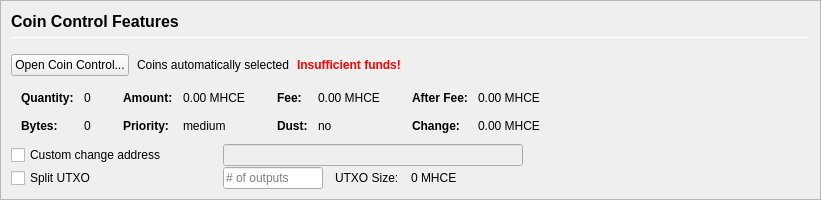
         <widget class="QFrame" name="frameCoinControl">
          <property name="sizePolicy">
           <sizepolicy hsizetype="Expanding" vsizetype="Expanding">
            <horstretch>0</horstretch>
            <verstretch>0</verstretch>
           </sizepolicy>
          </property>
          <property name="maximumSize">
           <size>
            <width>16777215</width>
            <height>16777215</height>
           </size>
          </property>
          <property name="frameShape">
           <enum>QFrame::StyledPanel</enum>
          </property>
          <property name="frameShadow">
           <enum>QFrame::Sunken</enum>
          </property>
          <layout class="QVBoxLayout" name="verticalLayoutCoinControl2">
           <property name="spacing">
            <number>0</number>
           </property>
           <property name="leftMargin">
            <number>0</number>
           </property>
           <property name="topMargin">
            <number>0</number>
           </property>
           <property name="rightMargin">
            <number>0</number>
           </property>
           <property name="bottomMargin">
            <number>0</number>
           </property>
           <item>
            <widget class="QFrame" name="frameCoinControl_BG">
             <layout class="QVBoxLayout" name="verticalLayoutCoinControl" stretch="0,0,0,0,0,0">
              <property name="spacing">
               <number>1</number>
              </property>
              <property name="leftMargin">
               <number>10</number>
              </property>
              <property name="topMargin">
               <number>10</number>
              </property>
              <item>
               <layout class="QHBoxLayout" name="horizontalLayoutCoinControl1">
                <property name="bottomMargin">
                 <number>15</number>
                </property>
                <item>
                 <layout class="QVBoxLayout" name="verticalLayout_3">
                  <property name="spacing">
                   <number>6</number>
                  </property>
                  <item>
                   <widget class="QLabel" name="labelCoinControlFeatures">
                    <property name="sizePolicy">
                     <sizepolicy hsizetype="Preferred" vsizetype="Maximum">
                      <horstretch>0</horstretch>
                      <verstretch>0</verstretch>
                     </sizepolicy>
                    </property>
                    <property name="minimumSize">
                     <size>
                      <width>0</width>
                      <height>20</height>
                     </size>
                    </property>
                    <property name="font">
                     <font>
                      <pointsize>12</pointsize>
                      <weight>75</weight>
                      <bold>true</bold>
                     </font>
                    </property>
                    <property name="styleSheet">
                     <string notr="true">font-weight:bold;</string>
                    </property>
                    <property name="text">
                     <string>Coin Control Features</string>
                    </property>
                   </widget>
                  </item>
                  <item>
                   <widget class="Line" name="line">
                    <property name="minimumSize">
                     <size>
                      <width>0</width>
                      <height>1</height>
                     </size>
                    </property>
                    <property name="maximumSize">
                     <size>
                      <width>16777215</width>
                      <height>1</height>
                     </size>
                    </property>
                    <property name="orientation">
                     <enum>Qt::Horizontal</enum>
                    </property>
                   </widget>
                  </item>
                 </layout>
                </item>
               </layout>
              </item>
              <item>
               <layout class="QHBoxLayout" name="horizontalLayoutCoinControl2" stretch="0,0,0,0">
                <property name="spacing">
                 <number>8</number>
                </property>
                <property name="bottomMargin">
                 <number>10</number>
                </property>
                <item>
                 <widget class="QPushButton" name="pushButtonCoinControl">
                  <property name="styleSheet">
                   <string notr="true"/>
                  </property>
                  <property name="text">
                   <string>Open Coin Control...</string>
                  </property>
                  <property name="autoDefault">
                   <bool>false</bool>
                  </property>
                 </widget>
                </item>
                <item>
                 <widget class="QLabel" name="labelCoinControlAutomaticallySelected">
                  <property name="text">
                   <string>Coins automatically selected</string>
                  </property>
                  <property name="margin">
                   <number>5</number>
                  </property>
                 </widget>
                </item>
                <item>
                 <widget class="QLabel" name="labelCoinControlInsuffFunds">
                  <property name="font">
                   <font>
                    <weight>75</weight>
                    <bold>true</bold>
                   </font>
                  </property>
                  <property name="styleSheet">
                   <string notr="true">color:red;font-weight:bold;</string>
                  </property>
                  <property name="text">
                   <string>Insufficient funds!</string>
                  </property>
                  <property name="margin">
                   <number>5</number>
                  </property>
                 </widget>
                </item>
                <item>
                 <spacer name="horizontalSpacerCoinControl">
                  <property name="orientation">
                   <enum>Qt::Horizontal</enum>
                  </property>
                  <property name="sizeHint" stdset="0">
                   <size>
                    <width>40</width>
                    <height>1</height>
                   </size>
                  </property>
                 </spacer>
                </item>
               </layout>
              </item>
              <item>
               <widget class="QWidget" name="widgetCoinControl" native="true">
                <property name="sizePolicy">
                 <sizepolicy hsizetype="Preferred" vsizetype="Preferred">
                  <horstretch>0</horstretch>
                  <verstretch>0</verstretch>
                 </sizepolicy>
                </property>
                <property name="minimumSize">
                 <size>
                  <width>0</width>
                  <height>0</height>
                 </size>
                </property>
                <property name="styleSheet">
                 <string notr="true"/>
                </property>
                <layout class="QHBoxLayout" name="horizontalLayoutCoinControl5">
                 <property name="leftMargin">
                  <number>0</number>
                 </property>
                 <property name="topMargin">
                  <number>0</number>
                 </property>
                 <property name="rightMargin">
                  <number>0</number>
                 </property>
                 <property name="bottomMargin">
                  <number>0</number>
                 </property>
                 <item>
                  <layout class="QHBoxLayout" name="horizontalLayoutCoinControl3" stretch="0,0,0,1">
                   <property name="spacing">
                    <number>20</number>
                   </property>
                   <property name="topMargin">
                    <number>0</number>
                   </property>
                   <property name="bottomMargin">
                    <number>10</number>
                   </property>
                   <item>
                    <layout class="QFormLayout" name="formLayoutCoinControl1">
                     <property name="horizontalSpacing">
                      <number>10</number>
                     </property>
                     <property name="verticalSpacing">
                      <number>14</number>
                     </property>
                     <property name="leftMargin">
                      <number>10</number>
                     </property>
                     <property name="topMargin">
                      <number>4</number>
                     </property>
                     <property name="rightMargin">
                      <number>6</number>
                     </property>
                     <item row="0" column="0">
                      <widget class="QLabel" name="labelCoinControlQuantityText">
                       <property name="font">
                        <font>
                         <weight>75</weight>
                         <bold>true</bold>
                        </font>
                       </property>
                       <property name="text">
                        <string>Quantity:</string>
                       </property>
                       <property name="margin">
                        <number>0</number>
                       </property>
                      </widget>
                     </item>
                     <item row="0" column="1">
                      <widget class="QLabel" name="labelCoinControlQuantity">
                       <property name="cursor">
                        <cursorShape>IBeamCursor</cursorShape>
                       </property>
                       <property name="contextMenuPolicy">
                        <enum>Qt::ActionsContextMenu</enum>
                       </property>
                       <property name="text">
                        <string notr="true">0</string>
                       </property>
                       <property name="margin">
                        <number>0</number>
                       </property>
                       <property name="textInteractionFlags">
                        <set>Qt::LinksAccessibleByMouse|Qt::TextSelectableByKeyboard|Qt::TextSelectableByMouse</set>
                       </property>
                      </widget>
                     </item>
                     <item row="1" column="0">
                      <widget class="QLabel" name="labelCoinControlBytesText">
                       <property name="font">
                        <font>
                         <weight>75</weight>
                         <bold>true</bold>
                        </font>
                       </property>
                       <property name="text">
                        <string>Bytes:</string>
                       </property>
                      </widget>
                     </item>
                     <item row="1" column="1">
                      <widget class="QLabel" name="labelCoinControlBytes">
                       <property name="cursor">
                        <cursorShape>IBeamCursor</cursorShape>
                       </property>
                       <property name="contextMenuPolicy">
                        <enum>Qt::ActionsContextMenu</enum>
                       </property>
                       <property name="text">
                        <string notr="true">0</string>
                       </property>
                       <property name="textInteractionFlags">
                        <set>Qt::LinksAccessibleByMouse|Qt::TextSelectableByKeyboard|Qt::TextSelectableByMouse</set>
                       </property>
                      </widget>
                     </item>
                    </layout>
                   </item>
                   <item>
                    <layout class="QFormLayout" name="formLayoutCoinControl2">
                     <property name="horizontalSpacing">
                      <number>10</number>
                     </property>
                     <property name="verticalSpacing">
                      <number>14</number>
                     </property>
                     <property name="leftMargin">
                      <number>6</number>
                     </property>
                     <property name="topMargin">
                      <number>4</number>
                     </property>
                     <property name="rightMargin">
                      <number>6</number>
                     </property>
                     <item row="0" column="0">
                      <widget class="QLabel" name="labelCoinControlAmountText">
                       <property name="font">
                        <font>
                         <weight>75</weight>
                         <bold>true</bold>
                        </font>
                       </property>
                       <property name="text">
                        <string>Amount:</string>
                       </property>
                       <property name="margin">
                        <number>0</number>
                       </property>
                      </widget>
                     </item>
                     <item row="0" column="1">
                      <widget class="QLabel" name="labelCoinControlAmount">
                       <property name="cursor">
                        <cursorShape>IBeamCursor</cursorShape>
                       </property>
                       <property name="contextMenuPolicy">
                        <enum>Qt::ActionsContextMenu</enum>
                       </property>
                       <property name="text">
                        <string notr="true">0.00 MHCE</string>
                       </property>
                       <property name="textInteractionFlags">
                        <set>Qt::LinksAccessibleByMouse|Qt::TextSelectableByKeyboard|Qt::TextSelectableByMouse</set>
                       </property>
                      </widget>
                     </item>
                     <item row="1" column="0">
                      <widget class="QLabel" name="labelCoinControlPriorityText">
                       <property name="font">
                        <font>
                         <weight>75</weight>
                         <bold>true</bold>
                        </font>
                       </property>
                       <property name="text">
                        <string>Priority:</string>
                       </property>
                      </widget>
                     </item>
                     <item row="1" column="1">
                      <widget class="QLabel" name="labelCoinControlPriority">
                       <property name="cursor">
                        <cursorShape>IBeamCursor</cursorShape>
                       </property>
                       <property name="contextMenuPolicy">
                        <enum>Qt::ActionsContextMenu</enum>
                       </property>
                       <property name="text">
                        <string>medium</string>
                       </property>
                       <property name="textInteractionFlags">
                        <set>Qt::LinksAccessibleByMouse|Qt::TextSelectableByKeyboard|Qt::TextSelectableByMouse</set>
                       </property>
                      </widget>
                     </item>
                    </layout>
                   </item>
                   <item>
                    <layout class="QFormLayout" name="formLayoutCoinControl3">
                     <property name="horizontalSpacing">
                      <number>10</number>
                     </property>
                     <property name="verticalSpacing">
                      <number>14</number>
                     </property>
                     <property name="leftMargin">
                      <number>6</number>
                     </property>
                     <property name="topMargin">
                      <number>4</number>
                     </property>
                     <property name="rightMargin">
                      <number>6</number>
                     </property>
                     <item row="0" column="0">
                      <widget class="QLabel" name="labelCoinControlFeeText">
                       <property name="font">
                        <font>
                         <weight>75</weight>
                         <bold>true</bold>
                        </font>
                       </property>
                       <property name="text">
                        <string>Fee:</string>
                       </property>
                       <property name="margin">
                        <number>0</number>
                       </property>
                      </widget>
                     </item>
                     <item row="0" column="1">
                      <widget class="QLabel" name="labelCoinControlFee">
                       <property name="cursor">
                        <cursorShape>IBeamCursor</cursorShape>
                       </property>
                       <property name="contextMenuPolicy">
                        <enum>Qt::ActionsContextMenu</enum>
                       </property>
                       <property name="text">
                        <string notr="true">0.00 MHCE</string>
                       </property>
                       <property name="textInteractionFlags">
                        <set>Qt::LinksAccessibleByMouse|Qt::TextSelectableByKeyboard|Qt::TextSelectableByMouse</set>
                       </property>
                      </widget>
                     </item>
                     <item row="1" column="0">
                      <widget class="QLabel" name="labelCoinControlLowOutputText">
                       <property name="font">
                        <font>
                         <weight>75</weight>
                         <bold>true</bold>
                        </font>
                       </property>
                       <property name="text">
                        <string>Dust:</string>
                       </property>
                      </widget>
                     </item>
                     <item row="1" column="1">
                      <widget class="QLabel" name="labelCoinControlLowOutput">
                       <property name="cursor">
                        <cursorShape>IBeamCursor</cursorShape>
                       </property>
                       <property name="contextMenuPolicy">
                        <enum>Qt::ActionsContextMenu</enum>
                       </property>
                       <property name="text">
                        <string>no</string>
                       </property>
                       <property name="textInteractionFlags">
                        <set>Qt::LinksAccessibleByMouse|Qt::TextSelectableByKeyboard|Qt::TextSelectableByMouse</set>
                       </property>
                      </widget>
                     </item>
                    </layout>
                   </item>
                   <item>
                    <layout class="QFormLayout" name="formLayoutCoinControl4">
                     <property name="horizontalSpacing">
                      <number>10</number>
                     </property>
                     <property name="verticalSpacing">
                      <number>14</number>
                     </property>
                     <property name="leftMargin">
                      <number>6</number>
                     </property>
                     <property name="topMargin">
                      <number>4</number>
                     </property>
                     <property name="rightMargin">
                      <number>6</number>
                     </property>
                     <item row="0" column="0">
                      <widget class="QLabel" name="labelCoinControlAfterFeeText">
                       <property name="font">
                        <font>
                         <weight>75</weight>
                         <bold>true</bold>
                        </font>
                       </property>
                       <property name="text">
                        <string>After Fee:</string>
                       </property>
                       <property name="margin">
                        <number>0</number>
                       </property>
                      </widget>
                     </item>
                     <item row="0" column="1">
                      <widget class="QLabel" name="labelCoinControlAfterFee">
                       <property name="cursor">
                        <cursorShape>IBeamCursor</cursorShape>
                       </property>
                       <property name="contextMenuPolicy">
                        <enum>Qt::ActionsContextMenu</enum>
                       </property>
                       <property name="text">
                        <string notr="true">0.00 MHCE</string>
                       </property>
                       <property name="textInteractionFlags">
                        <set>Qt::LinksAccessibleByMouse|Qt::TextSelectableByKeyboard|Qt::TextSelectableByMouse</set>
                       </property>
                      </widget>
                     </item>
                     <item row="1" column="0">
                      <widget class="QLabel" name="labelCoinControlChangeText">
                       <property name="font">
                        <font>
                         <weight>75</weight>
                         <bold>true</bold>
                        </font>
                       </property>
                       <property name="text">
                        <string>Change:</string>
                       </property>
                      </widget>
                     </item>
                     <item row="1" column="1">
                      <widget class="QLabel" name="labelCoinControlChange">
                       <property name="cursor">
                        <cursorShape>IBeamCursor</cursorShape>
                       </property>
                       <property name="contextMenuPolicy">
                        <enum>Qt::ActionsContextMenu</enum>
                       </property>
                       <property name="text">
                        <string notr="true">0.00 MHCE</string>
                       </property>
                       <property name="textInteractionFlags">
                        <set>Qt::LinksAccessibleByMouse|Qt::TextSelectableByKeyboard|Qt::TextSelectableByMouse</set>
                       </property>
                      </widget>
                     </item>
                    </layout>
                   </item>
                  </layout>
                 </item>
                </layout>
               </widget>
              </item>
              <item>
               <layout class="QHBoxLayout" name="horizontalLayoutCoinControl4">
                <property name="spacing">
                 <number>12</number>
                </property>
                <property name="sizeConstraint">
                 <enum>QLayout::SetDefaultConstraint</enum>
                </property>
                <property name="topMargin">
                 <number>0</number>
                </property>
                <property name="rightMargin">
                 <number>0</number>
                </property>
                <item>
                 <widget class="QCheckBox" name="checkBoxCoinControlChange">
                  <property name="sizePolicy">
                   <sizepolicy hsizetype="Preferred" vsizetype="Preferred">
                    <horstretch>0</horstretch>
                    <verstretch>0</verstretch>
                   </sizepolicy>
                  </property>
                  <property name="minimumSize">
                   <size>
                    <width>200</width>
                    <height>0</height>
                   </size>
                  </property>
                  <property name="maximumSize">
                   <size>
                    <width>200</width>
                    <height>16777215</height>
                   </size>
                  </property>
                  <property name="toolTip">
                   <string>If this is activated, but the change address is empty or invalid, change will be sent to a newly generated address.</string>
                  </property>
                  <property name="text">
                   <string>Custom change address</string>
                  </property>
                 </widget>
                </item>
                <item>
                 <widget class="QValidatedLineEdit" name="lineEditCoinControlChange">
                  <property name="enabled">
                   <bool>false</bool>
                  </property>
                  <property name="sizePolicy">
                   <sizepolicy hsizetype="Preferred" vsizetype="Preferred">
                    <horstretch>0</horstretch>
                    <verstretch>0</verstretch>
                   </sizepolicy>
                  </property>
                  <property name="minimumSize">
                   <size>
                    <width>300</width>
                    <height>0</height>
                   </size>
                  </property>
                 </widget>
                </item>
                <item>
                 <widget class="QLabel" name="labelCoinControlChangeLabel">
                  <property name="sizePolicy">
                   <sizepolicy hsizetype="Preferred" vsizetype="Preferred">
                    <horstretch>0</horstretch>
                    <verstretch>0</verstretch>
                   </sizepolicy>
                  </property>
                  <property name="minimumSize">
                   <size>
                    <width>100</width>
                    <height>0</height>
                   </size>
                  </property>
                  <property name="text">
                   <string/>
                  </property>
                  <property name="margin">
                   <number>3</number>
                  </property>
                 </widget>
                </item>
               </layout>
              </item>
              <item>
               <layout class="QHBoxLayout" name="horizontalLayoutCoinControl6">
                <property name="spacing">
                 <number>12</number>
                </property>
                <property name="rightMargin">
                 <number>0</number>
                </property>
                <item>
                 <widget class="QCheckBox" name="splitBlockCheckBox">
                  <property name="sizePolicy">
                   <sizepolicy hsizetype="Preferred" vsizetype="Preferred">
                    <horstretch>0</horstretch>
                    <verstretch>0</verstretch>
                   </sizepolicy>
                  </property>
                  <property name="minimumSize">
                   <size>
                    <width>200</width>
                    <height>0</height>
                   </size>
                  </property>
                  <property name="maximumSize">
                   <size>
                    <width>200</width>
                    <height>16777215</height>
                   </size>
                  </property>
                  <property name="text">
                   <string>Split UTXO</string>
                  </property>
                 </widget>
                </item>
                <item>
                 <widget class="QLineEdit" name="splitBlockLineEdit">
                  <property name="sizePolicy">
                   <sizepolicy hsizetype="Preferred" vsizetype="Preferred">
                    <horstretch>50</horstretch>
                    <verstretch>0</verstretch>
                   </sizepolicy>
                  </property>
                  <property name="minimumSize">
                   <size>
                    <width>100</width>
                    <height>0</height>
                   </size>
                  </property>
                  <property name="maximumSize">
                   <size>
                    <width>100</width>
                    <height>16777215</height>
                   </size>
                  </property>
                  <property name="placeholderText">
                   <string># of outputs</string>
                  </property>
                 </widget>
                </item>
                <item>
                 <widget class="QLabel" name="labelBlockSizeText">
                  <property name="text">
                   <string>UTXO Size:</string>
                  </property>
                 </widget>
                </item>
                <item>
                 <widget class="QLabel" name="labelBlockSize">
                  <property name="text">
                   <string>0 MHCE</string>
                  </property>
                 </widget>
                </item>
                <item>
                 <spacer name="horizontalSpacer_7">
                  <property name="orientation">
                   <enum>Qt::Horizontal</enum>
                  </property>
                  <property name="sizeHint" stdset="0">
                   <size>
                    <width>40</width>
                    <height>20</height>
                   </size>
                  </property>
                 </spacer>
                </item>
               </layout>
              </item>
              <item>
               <spacer name="verticalSpacerCoinControl">
                <property name="orientation">
                 <enum>Qt::Vertical</enum>
                </property>
                <property name="sizeHint" stdset="0">
                 <size>
                  <width>800</width>
                  <height>1</height>
                 </size>
                </property>
               </spacer>
              </item>
             </layout>
            </widget>
           </item>
          </layout>
         </widget>
